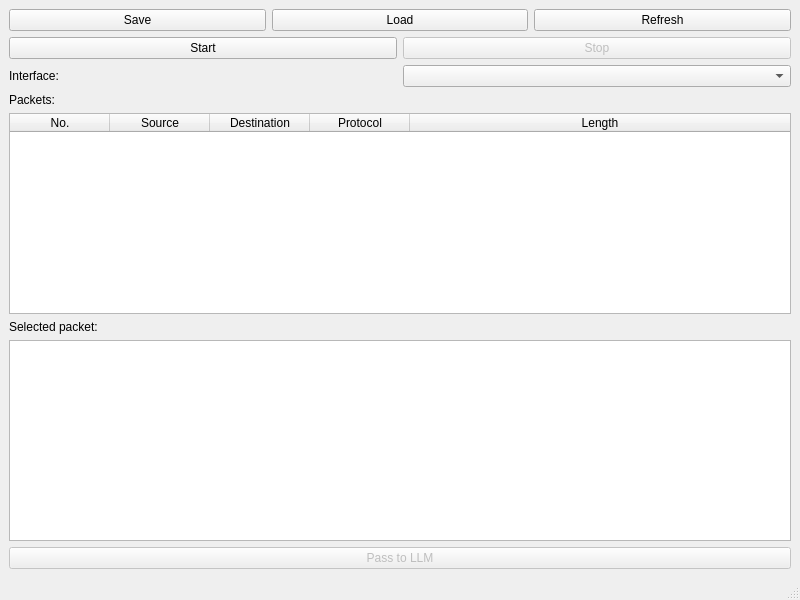
<?xml version="1.0" encoding="UTF-8"?>
<ui version="4.0">
 <class>PacketAnalyzer</class>
 <widget class="QMainWindow" name="PacketAnalyzer">
  <property name="geometry">
   <rect>
    <x>0</x>
    <y>0</y>
    <width>800</width>
    <height>600</height>
   </rect>
  </property>
  <property name="windowTitle">
   <string>PacketAnalyzer</string>
  </property>
  <widget class="QWidget" name="centralwidget">
   <layout class="QVBoxLayout" name="verticalLayout">
    <item>
     <layout class="QHBoxLayout" name="horizontalLayout_2">
      <item>
       <widget class="QPushButton" name="b_save">
        <property name="enabled">
         <bool>true</bool>
        </property>
        <property name="text">
         <string>Save</string>
        </property>
       </widget>
      </item>
      <item>
       <widget class="QPushButton" name="b_load">
        <property name="enabled">
         <bool>true</bool>
        </property>
        <property name="text">
         <string>Load</string>
        </property>
       </widget>
      </item>
      <item>
       <widget class="QPushButton" name="b_refresh">
        <property name="text">
         <string>Refresh</string>
        </property>
       </widget>
      </item>
     </layout>
    </item>
    <item>
     <layout class="QHBoxLayout" name="horizontalLayout_3">
      <item>
       <widget class="QPushButton" name="b_start">
        <property name="enabled">
         <bool>true</bool>
        </property>
        <property name="text">
         <string>Start</string>
        </property>
       </widget>
      </item>
      <item>
       <widget class="QPushButton" name="b_stop">
        <property name="enabled">
         <bool>false</bool>
        </property>
        <property name="text">
         <string>Stop</string>
        </property>
       </widget>
      </item>
     </layout>
    </item>
    <item>
     <layout class="QHBoxLayout" name="horizontalLayout">
      <item>
       <widget class="QLabel" name="label">
        <property name="text">
         <string>Interface:</string>
        </property>
       </widget>
      </item>
      <item>
       <widget class="QComboBox" name="cb_interfaces"/>
      </item>
     </layout>
    </item>
    <item>
     <widget class="QLabel" name="label_2">
      <property name="text">
       <string>Packets:</string>
      </property>
     </widget>
    </item>
    <item>
     <widget class="QTableWidget" name="t_packets">
      <property name="editTriggers">
       <set>QAbstractItemView::EditTrigger::NoEditTriggers</set>
      </property>
      <property name="selectionMode">
       <enum>QAbstractItemView::SelectionMode::SingleSelection</enum>
      </property>
      <property name="selectionBehavior">
       <enum>QAbstractItemView::SelectionBehavior::SelectRows</enum>
      </property>
      <property name="sortingEnabled">
       <bool>true</bool>
      </property>
      <property name="columnCount">
       <number>5</number>
      </property>
      <attribute name="horizontalHeaderVisible">
       <bool>true</bool>
      </attribute>
      <attribute name="horizontalHeaderHighlightSections">
       <bool>true</bool>
      </attribute>
      <attribute name="horizontalHeaderStretchLastSection">
       <bool>true</bool>
      </attribute>
      <attribute name="verticalHeaderVisible">
       <bool>true</bool>
      </attribute>
      <attribute name="verticalHeaderHighlightSections">
       <bool>true</bool>
      </attribute>
      <column>
       <property name="text">
        <string>No.</string>
       </property>
      </column>
      <column>
       <property name="text">
        <string>Source</string>
       </property>
      </column>
      <column>
       <property name="text">
        <string>Destination</string>
       </property>
      </column>
      <column>
       <property name="text">
        <string>Protocol</string>
       </property>
      </column>
      <column>
       <property name="text">
        <string>Length</string>
       </property>
      </column>
     </widget>
    </item>
    <item>
     <widget class="QLabel" name="label_3">
      <property name="text">
       <string>Selected packet:</string>
      </property>
     </widget>
    </item>
    <item>
     <widget class="QTextEdit" name="e_selected">
      <property name="readOnly">
       <bool>true</bool>
      </property>
     </widget>
    </item>
    <item>
     <widget class="QPushButton" name="b_llm">
      <property name="enabled">
       <bool>false</bool>
      </property>
      <property name="text">
       <string>Pass to LLM</string>
      </property>
     </widget>
    </item>
   </layout>
  </widget>
  <widget class="QMenuBar" name="menubar">
   <property name="geometry">
    <rect>
     <x>0</x>
     <y>0</y>
     <width>800</width>
     <height>25</height>
    </rect>
   </property>
  </widget>
  <widget class="QStatusBar" name="statusbar"/>
 </widget>
 <resources/>
 <connections/>
</ui>
